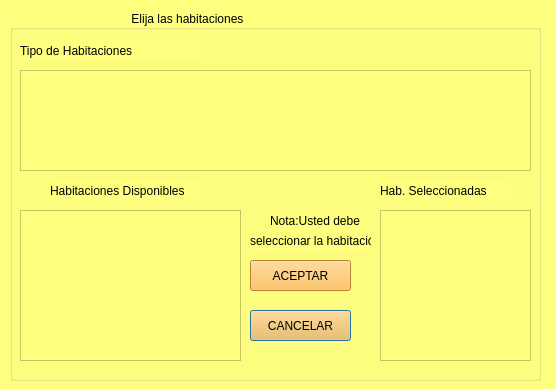
<?xml version="1.0" encoding="UTF-8"?>
<ui version="4.0">
 <class>Registro_habitacion</class>
 <widget class="QDialog" name="Registro_habitacion">
  <property name="geometry">
   <rect>
    <x>0</x>
    <y>0</y>
    <width>556</width>
    <height>389</height>
   </rect>
  </property>
  <property name="windowTitle">
   <string>Dialog</string>
  </property>
  <property name="styleSheet">
   <string notr="true">background-color: rgb(255, 255, 127);</string>
  </property>
  <widget class="QGroupBox" name="groupBox">
   <property name="geometry">
    <rect>
     <x>10</x>
     <y>10</y>
     <width>531</width>
     <height>371</height>
    </rect>
   </property>
   <property name="styleSheet">
    <string notr="true">#groupBox{
	background-color: rgb(255, 255, 127);
	font: 75 16pt &quot;Times New Roman&quot;;
}</string>
   </property>
   <property name="title">
    <string>                                    Elija las habitaciones                           </string>
   </property>
   <widget class="QTableWidget" name="HabitacionesTableWidget">
    <property name="geometry">
     <rect>
      <x>10</x>
      <y>200</y>
      <width>221</width>
      <height>151</height>
     </rect>
    </property>
    <property name="cursor" stdset="0">
     <cursorShape>PointingHandCursor</cursorShape>
    </property>
    <property name="styleSheet">
     <string notr="true">background-color: rgb(255, 255, 127);</string>
    </property>
   </widget>
   <widget class="QTableWidget" name="TiposHTableWidget">
    <property name="geometry">
     <rect>
      <x>10</x>
      <y>60</y>
      <width>511</width>
      <height>101</height>
     </rect>
    </property>
    <property name="cursor" stdset="0">
     <cursorShape>PointingHandCursor</cursorShape>
    </property>
    <property name="styleSheet">
     <string notr="true">background-color: rgb(255, 255, 127);</string>
    </property>
   </widget>
   <widget class="QLabel" name="label">
    <property name="geometry">
     <rect>
      <x>10</x>
      <y>30</y>
      <width>181</width>
      <height>21</height>
     </rect>
    </property>
    <property name="styleSheet">
     <string notr="true">font: 75 16pt &quot;Times New Roman&quot;;
background-color: rgb(255, 255, 127);</string>
    </property>
    <property name="text">
     <string>Tipo de Habitaciones</string>
    </property>
   </widget>
   <widget class="QLabel" name="label_2">
    <property name="geometry">
     <rect>
      <x>40</x>
      <y>170</y>
      <width>151</width>
      <height>21</height>
     </rect>
    </property>
    <property name="styleSheet">
     <string notr="true">font: 75 12pt &quot;Times New Roman&quot;;
background-color: rgb(255, 255, 127);</string>
    </property>
    <property name="text">
     <string>Habitaciones Disponibles</string>
    </property>
   </widget>
   <widget class="QPushButton" name="CancelarRHButton">
    <property name="geometry">
     <rect>
      <x>240</x>
      <y>300</y>
      <width>101</width>
      <height>31</height>
     </rect>
    </property>
    <property name="styleSheet">
     <string notr="true">background-color: rgb(255, 184, 62);</string>
    </property>
    <property name="text">
     <string>CANCELAR</string>
    </property>
   </widget>
   <widget class="QPushButton" name="AceptarRHButton">
    <property name="geometry">
     <rect>
      <x>240</x>
      <y>250</y>
      <width>101</width>
      <height>31</height>
     </rect>
    </property>
    <property name="styleSheet">
     <string notr="true">background-color: rgb(255, 184, 62);</string>
    </property>
    <property name="text">
     <string>ACEPTAR</string>
    </property>
   </widget>
   <widget class="QListWidget" name="SeleaccionadaslistWidget">
    <property name="geometry">
     <rect>
      <x>370</x>
      <y>200</y>
      <width>151</width>
      <height>151</height>
     </rect>
    </property>
    <property name="styleSheet">
     <string notr="true">background-color: rgb(255, 255, 127);</string>
    </property>
   </widget>
   <widget class="QLabel" name="label_3">
    <property name="geometry">
     <rect>
      <x>370</x>
      <y>170</y>
      <width>131</width>
      <height>21</height>
     </rect>
    </property>
    <property name="styleSheet">
     <string notr="true">font: 75 12pt &quot;Times New Roman&quot;;
background-color: rgb(255, 255, 127);</string>
    </property>
    <property name="text">
     <string>Hab. Seleccionadas</string>
    </property>
   </widget>
   <widget class="QLabel" name="label_4">
    <property name="geometry">
     <rect>
      <x>260</x>
      <y>200</y>
      <width>91</width>
      <height>21</height>
     </rect>
    </property>
    <property name="styleSheet">
     <string notr="true">background-color: rgb(255, 255, 127);</string>
    </property>
    <property name="text">
     <string>Nota:Usted debe </string>
    </property>
   </widget>
   <widget class="QLabel" name="label_5">
    <property name="geometry">
     <rect>
      <x>240</x>
      <y>220</y>
      <width>121</width>
      <height>21</height>
     </rect>
    </property>
    <property name="styleSheet">
     <string notr="true">background-color: rgb(255, 255, 127);</string>
    </property>
    <property name="text">
     <string>seleccionar la habitación</string>
    </property>
   </widget>
  </widget>
 </widget>
 <resources/>
 <connections/>
</ui>
